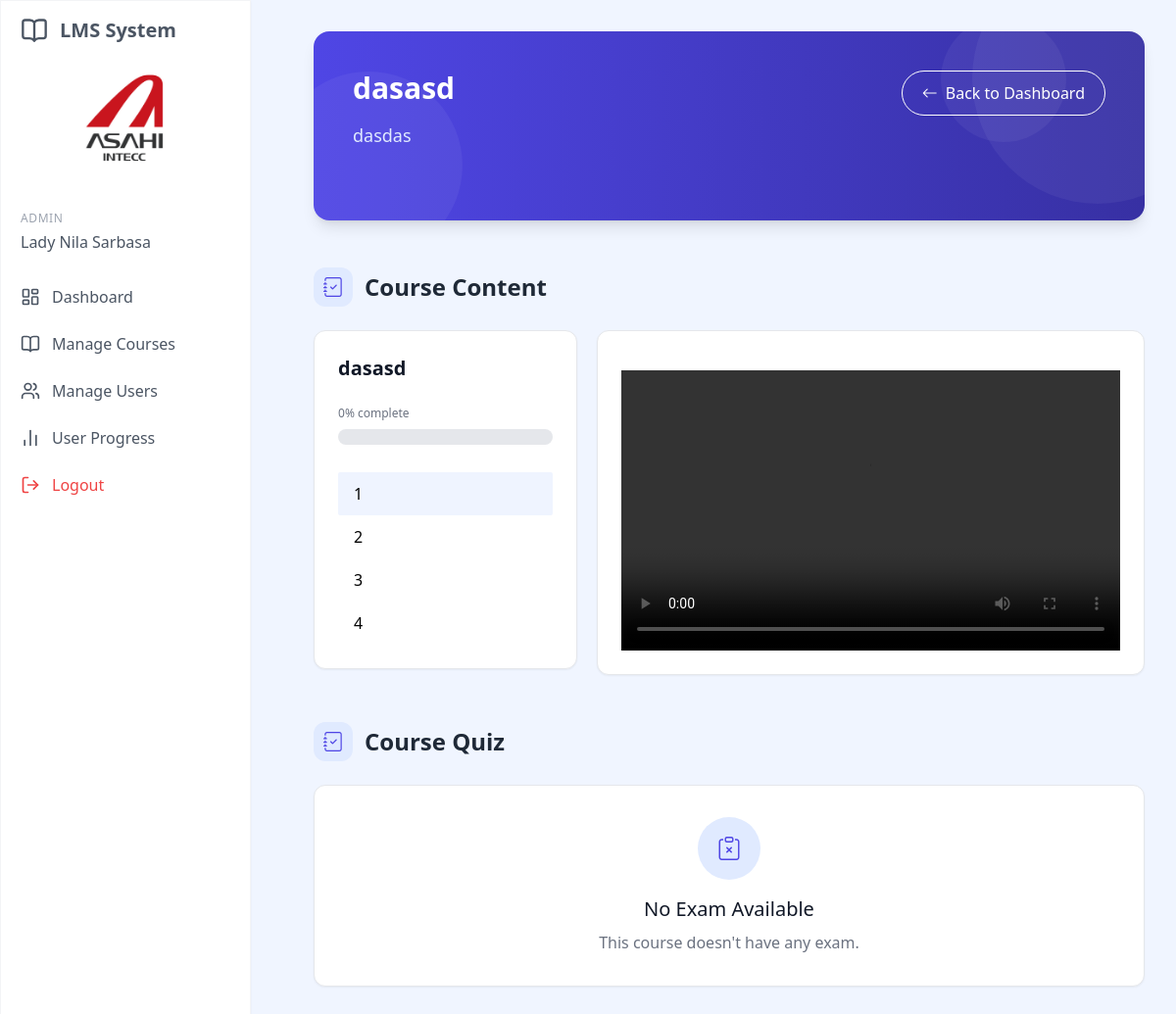
The page /view_course.php?id=340 (signed in) on the database its author committed.
### tables this page shows
CREATE TABLE `courses` (
  `id` int(11) NOT NULL,
  `title` varchar(100) NOT NULL,
  `description` text DEFAULT NULL,
  `department` int(10) DEFAULT NULL,
  `division` int(10) DEFAULT NULL,
  `section` int(10) DEFAULT NULL,
  `company_group` tinyint(11) DEFAULT NULL,
  `position` tinyint(11) DEFAULT NULL,
  `group_id` int(11) DEFAULT NULL,
  `created_by` int(11) DEFAULT NULL,
  `has_video` int(11) DEFAULT 0,
  `created_at` timestamp NULL DEFAULT current_timestamp(),
  `updated_at` timestamp NULL DEFAULT current_timestamp() ON UPDATE current_timestamp(),
  `is_final` tinyint(1) NOT NULL DEFAULT 0,
  `removed` tinyint(1) NOT NULL DEFAULT 0
);

CREATE TABLE `course_videos` (
  `id` int(11) NOT NULL,
  `course_id` int(11) DEFAULT NULL,
  `module_name` varchar(100) NOT NULL,
  `module_description` varchar(255) NOT NULL,
  `video_url` varchar(255) NOT NULL,
  `file_size` int(11) DEFAULT NULL,
  `created_at` timestamp NULL DEFAULT current_timestamp(),
  `updated_at` timestamp NULL DEFAULT current_timestamp() ON UPDATE current_timestamp(),
  `removed` tinyint(1) NOT NULL DEFAULT 0
);

### web/get_progress.php (called while the page is built, shortened)
<?php
require_once '../config.php';
$course_id = isset($_GET['id']) ? (int)$_GET['id'] : 0;
$user_id = $_SESSION['user_id'];
$stmt = $conn->prepare("
    SELECT
        c.id AS course_id,
        c.title,
        c.description,
        COALESCE(up.completed, 0) AS is_completed,
        COALESCE(up.score, 0) AS score,
        COALESCE(up.total_score, 0) AS total_score,
        COALESCE(up.progress_percentage, 0) AS progress,
        -- ✅ Add percentage and attempt tracking
        COALESCE(up.progress_percentage, 0) AS score_percentage,
        COALESCE(up.attempts, 0) AS attempts,
        EXISTS (
            SELECT 1 FROM questions q
            WHERE q.course_id = c.id AND q.removed = 0
        ) AS has_questions
    FROM courses c
    LEFT JOIN user_progress up
        ON c.id = up.course_id AND up.user_id = ?
    WHERE c.id = ? AND c.removed = 0
    LIMIT 1
    ");
    $stmt->bind_param("ii", $user_id, $course_id);
    $stmt->execute();
    $result = $stmt->get_result();
    $questions = $result->fetch_assoc();
    $questions['score_percentage'] = $questions['score_percentage'] ?? 0;
    $questions['attempts'] = $questions['attempts'] ?? 0;
    $videos = [];
    $stmt = $conn->prepare("
        SELECT cv.*, uvp.watched
        FROM course_videos cv
        LEFT JOIN user_video_progress uvp
            ON cv.id = uvp.video_id
            AND uvp.user_id = ?
            AND uvp.watched = 1
        WHERE cv.course_id = ?
        AND cv.removed = 0
    ");
    $stmt->bind_param("ii", $user_id, $course_id);
    $stmt->execute();
    $result = $stmt->get_result();
    while ($row = $result->fetch_assoc()) {
        $videos[] = $row;
    }
    $totalModules = count($videos);
    $completedModules = 0;
    $overall_progress = ($totalModules > 0)
        ? ($completedModules / $totalModules) * 100
        : 0;
?>

### web/view_course.php (the view, shortened to what this page needs)
<?php
include './get_progress.php';
include 'includes/header.php';
?>
<div class="p-8 sm:ml-72">
  <div class="container mx-auto max-w-7xl">
    <div class="bg-gradient-to-r from-blue-600 to-blue-800 rounded-2xl p-10 shadow-lg mb-8 text-white relative overflow-hidden">
      <div class="absolute top-0 right-0 w-64 h-64 bg-white opacity-5 rounded-full -mr-20 -mt-20"></div>
      <div class="absolute bottom-0 left-0 w-48 h-48 bg-white opacity-5 rounded-full -ml-10 -mb-10"></div>
      <div class="absolute bottom-20 right-20 w-32 h-32 bg-white opacity-5 rounded-full"></div>
      <div class="flex flex-col lg:flex-row justify-between items-start gap-6 relative z-10">
        <div class="flex-1">
          <div class="flex flex-col sm:flex-row items-start sm:items-center gap-4 mb-4">
            <h1 class="text-3xl font-bold mb-0"><?php echo htmlspecialchars($questions['title']); ?></h1>
          </div>
          <p class="text-blue-100 text-lg mb-8 max-w-3xl leading-relaxed"><?php echo htmlspecialchars($questions['description']); ?></p>
        </div>
        <a href="dashboard.php" class="px-5 py-2.5 bg-transparent border border-white rounded-full text-white hover:bg-white/10 transition-colors flex items-center gap-2 font-medium shadow-sm">
          <i class="bi bi-arrow-left"></i> Back to Dashboard
        </a>
      </div>
    </div>
    <div class="mt-12">
      <div class="flex items-center mb-6">
        <div class="w-10 h-10 rounded-xl bg-blue-100 flex items-center justify-center mr-3 text-blue-600">
          <i class="bi bi-journal-check text-xl"></i>
        </div>
        <h5 class="text-2xl font-bold text-gray-800">Course Content</h5>
      </div>
      <div class="grid grid-cols-1 md:grid-cols-3 gap-5">
        <div class="col-span-1">
          <div class="quiz-card bg-white rounded-xl shadow-sm border border-gray-200 hover:shadow-md transition-all duration-300 overflow-hidden">
            <div class="p-6">
              <h3 class="text-xl font-bold text-gray-900 mb-4"><?php echo htmlspecialchars($questions['title']); ?></h3>
              <div class="col-span-3 place-content-center ">
                <div class="flex justify-between items-center mt-2 mb-2">
                  <span id="progress-text" class="text-xs font-medium text-gray-500 ">
                    <?php echo round($overall_progress); ?>% complete
                  </span>
                </div>
                <div class="w-full bg-gray-200 rounded-full h-4 mb-7">
                </div>
              </div>
              <?php $first = true; foreach ($videos as $module): ?>
                <button type="button"
                        class="tab-btn <?= ($first) ? 'active-tab' : '' ?> w-full py-2.5 rounded-sm font-medium flex items-center gap-2 p-4 video-progress"
                        data-tab="module<?= $module['id'] ?>"
                        data-video-id="<?= $module['id'] ?>">
                  <?= htmlspecialchars($module['module_name']) ?>
                </button>
              <?php $first = false; endforeach; ?>
            </div>
          </div>
        </div>
        <div class="col-span-2">
          <div class="bg-white rounded-xl shadow-sm border border-gray-200 hover:shadow-md transition-all duration-300 p-6">
            <?php
            $previous_completed = true;
            foreach ($videos as $index => $video):
              $video_id = $video['id'];
              $tabId = 'module' . $video_id;
              $file_extension = pathinfo($video['video_url'], PATHINFO_EXTENSION);
              $isFirst = ($index === 0);
              $current_progress = !empty($video_progress[$video_id]);
              $canAccess = $isFirst || $previous_completed;
            ?>
              <div id="<?= $tabId ?>" class="tab-content <?= $isFirst ? '' : 'hidden' ?>">
                <div class="p-0">
                  <div class="relative">
                    <?php if ($file_extension === 'mp4'): ?>
                      <div class="relative w-full pt-[56.25%]">
                        <video class="module-video absolute top-0 left-0 w-full h-full object-contain"
                               controls <?= $canAccess ? '' : 'data-locked="1"' ?>>
                          <source src="get_video.php?course_id=<?= $course_id ?>&id=<?= $video_id ?>" type="video/mp4">
                        </video>
                      </div>
                    <?php endif; ?>
                  </div>
                </div>
              </div>
            <?php $previous_completed = $current_progress; endforeach; ?>
          </div>
        </div>
      </div>
    </div>
    <div class="mt-12">
        <div class="flex items-center mb-6">
            <div class="w-10 h-10 rounded-xl bg-blue-100 flex items-center justify-center mr-3 text-blue-600">
                <i class="bi bi-journal-check text-xl"></i>
            </div>
            <h5 class="text-2xl font-bold text-gray-800">Course Quiz</h5>
        </div>
        <div class="grid grid-cols-1 md:grid-cols-2 gap-8">
            <?php if ($questions['has_questions']): ?>
                <?php
                    $question = $questions;
                ?>
                <div class="quiz-card bg-white rounded-xl shadow-sm border border-gray-200 hover:shadow-md transition-all duration-300 overflow-hidden">
                    <div class="p-6">
                        <div class="w-12 h-12 rounded-xl bg-blue-100 flex items-center justify-center mb-4 text-blue-600">
                            <i class="bi bi-question-circle text-xl"></i>
                        </div>
                        <h3 class="text-xl font-bold text-gray-900 mb-4">Quiz</h3>
                        <?php if ($question['is_completed']): ?>
                            <a href="quiz_review.php?id=<?= $question['course_id']; ?>"
                              class="w-full inline-flex items-center justify-center gap-2 px-5 py-3 border-2 border-blue-600 text-blue-600 rounded-xl hover:bg-blue-50 transition-colors font-medium">
                                <i class="bi bi-eye"></i> Review Quiz
                            </a>
                        <?php elseif ($question['attempts'] >= 1 && $question['score_percentage'] < 70): ?>
                            <a href="take_quiz.php?id=<?= $question['course_id']; ?>"
                              class="w-full inline-flex items-center justify-center gap-2 px-5 py-3 bg-amber-500 text-white rounded-xl hover:bg-amber-600 transition-colors font-medium shadow-sm">
                                <i class="bi bi-arrow-repeat"></i> Retake Quiz (<?= 3 - $question['attempts']; ?> left)
                            </a>
                        <?php elseif ($overall_progress === 0): ?>
                            <button disabled
                                    class="w-full inline-flex items-center justify-center gap-2 px-5 py-3 bg-gray-300 text-gray-500 rounded-xl cursor-not-allowed">
                                <i class="bi bi-lock"></i> Finish the module first
                            </button>
                        <?php else: ?>
                            <a href="take_quiz.php?id=<?= $question['course_id']; ?>"
                              class="w-full inline-flex items-center justify-center gap-2 px-5 py-3 bg-blue-600 text-white rounded-xl hover:bg-blue-700 transition-colors font-medium shadow-sm">
                                <i class="bi bi-play-fill"></i> Start Quiz
                            </a>
                        <?php endif; ?>
                    </div>
                </div>
            <?php else: ?>
                <div class="col-span-2 bg-white rounded-xl shadow-sm border border-gray-200 hover:shadow-md transition-all duration-300 p-8 text-center">
                    <div class="w-16 h-16 rounded-full bg-blue-100 flex items-center justify-center mx-auto mb-4 text-blue-600">
                        <i class="bi bi-clipboard-x text-2xl"></i>
                    </div>
                    <h3 class="text-xl font-medium text-gray-900 mb-2">No Exam Available</h3>
                    <p class="text-gray-500 mb-0">This course doesn't have any exam.</p>
                </div>
            <?php endif; ?>
        </div>
    </div>
  </div>
</div>

### assets/css/style.css (style rules this page uses)
.quiz-card { transition: all 0.3s ease; }
.active-tab { background-color: #eff4ff; }

### web/view_course.php (style rules this page uses)
.active-tab { background-color: #eff4ff; }

### rows shown on the page
courses: title "dasasd", description "dasdas"
course_videos: module_name "1"
course_videos: module_name "2"
course_videos: module_name "3"
course_videos: module_name "4"

### other values the page prints
$_SESSION['full_name'] "Lady Nila Sarbasa"
$overall_progress "0"
